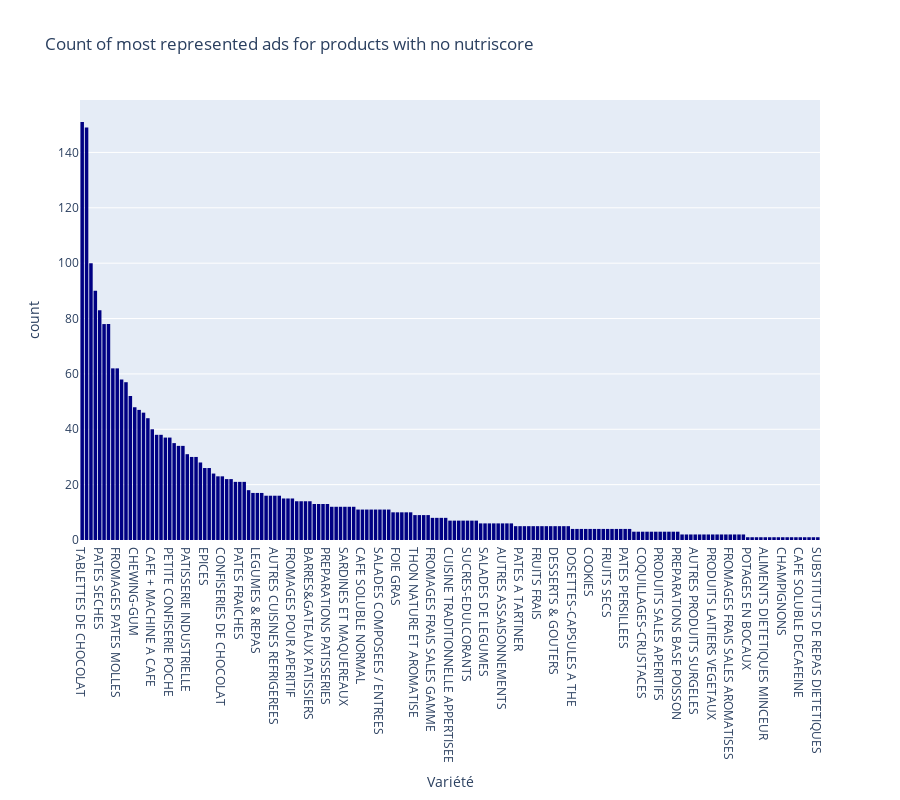

Write notebook code for a chart like this one.
### Code cell
category_counts = noscore_df['Variété'].value_counts()
sorted_categories = category_counts.index.tolist()

fig = px.histogram(noscore_df,
            x='Variété',
            title=f'Count of most represented ads for products with no nutriscore',
            color_discrete_sequence=px.colors.sequential.Jet,
            height=800,
            category_orders={'Variété': sorted_categories})
fig.show()

### Figure 1 — Plotly figure (JSON) as saved in the notebook; plotly's stock layout.template omitted (floating-point values rounded to 4 significant figures; data arrays with more than 128 entries replaced by an {"elided": "..."} marker saying what was removed)
{"data": [{"alignmentgroup": "True", "bingroup": "x", "hovertemplate": "Variété=%{x}<br>count=%{y}<extra></extra>", "legendgroup": "", "marker": {"color": "rgb(0,0,131)", "pattern": {"shape": ""}}, "name": "", "offsetgroup": "", "orientation": "v", "showlegend": false, "type": "histogram", "x": {"elided": "2708 str values"}, "xaxis": "x", "yaxis": "y"}], "layout": {"barmode": "relative", "height": 800, "legend": {"tracegroupgap": 0}, "title": {"text": "Count of most represented ads for products with no nutriscore"}, "xaxis": {"anchor": "y", "categoryarray": {"elided": "169 str values"}, "categoryorder": "array", "domain": [0, 1], "title": {"text": "Variété"}}, "yaxis": {"anchor": "x", "domain": [0, 1], "title": {"text": "count"}}}}
